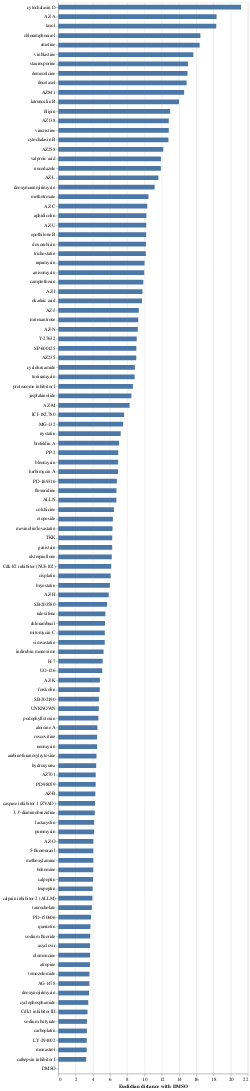

Notebook cell for this chart:
### Code cell
#let's now plot the euclidian distance of each compound with DMSO

# sns.barplot(df_mean.sort_values('euclidian_distance').compound, df_mean.sort_values('euclidian_distance').euclidian_distance)

bar = alt.Chart(df_mean).mark_bar(size = 10).encode(
    x = alt.X('euclidian_distance:Q',
             axis = alt.Axis(
             title = 'Euclidian distance with DMSO'), scale=alt.Scale(padding=0)),
    y = alt.Y('compound:N',
             axis = alt.Axis(title = ''), sort='-x', scale=alt.Scale(padding=0)))

bar

### Figure 1 — Vega-Lite specification as saved in the notebook (floating-point values rounded to 4 significant figures; data arrays with more than 128 entries replaced by an {"elided": "..."} marker saying what was removed)
{"config": {"view": {"continuousWidth": 400, "continuousHeight": 300}}, "data": {"name": "data-0c2031ecc13986eb6b2a6d28fbafe25b"}, "mark": {"type": "bar", "size": 10}, "encoding": {"x": {"type": "quantitative", "axis": {"title": "Euclidian distance with DMSO"}, "field": "euclidian_distance", "scale": {"padding": 0}}, "y": {"type": "nominal", "axis": {"title": ""}, "field": "compound", "scale": {"padding": 0}, "sort": "-x"}}, "$schema": "https://vega.github.io/schema/vega-lite/v4.8.1.json", "datasets": {"data-0c2031ecc13986eb6b2a6d28fbafe25b": [{"compound": "3,3'-diaminobenzidine", "mean_vector": {"elided": "256 float values"}, "euclidian_distance": 4.233}, {"compound": "5-fluorouracil", "mean_vector": {"elided": "256 float values"}, "euclidian_distance": 4.063}, {"compound": "AG-1478", "mean_vector": {"elided": "256 float values"}, "euclidian_distance": 3.611}, {"compound": "ALLN", "mean_vector": {"elided": "256 float values"}, "euclidian_distance": 6.74}, {"compound": "AZ-A", "mean_vector": {"elided": "256 float values"}, "euclidian_distance": 18.36}, {"compound": "AZ-B", "mean_vector": {"elided": "256 float values"}, "euclidian_distance": 4.297}, {"compound": "AZ-C", "mean_vector": {"elided": "256 float values"}, "euclidian_distance": 10.32}, {"compound": "AZ-H", "mean_vector": {"elided": "256 float values"}, "euclidian_distance": 5.851}, {"compound": "AZ-I", "mean_vector": {"elided": "256 float values"}, "euclidian_distance": 9.769}, {"compound": "AZ-J", "mean_vector": {"elided": "256 float values"}, "euclidian_distance": 9.339}, {"compound": "AZ-K", "mean_vector": {"elided": "256 float values"}, "euclidian_distance": 4.829}, {"compound": "AZ-L", "mean_vector": {"elided": "256 float values"}, "euclidian_distance": 11.62}, {"compound": "AZ-M", "mean_vector": {"elided": "256 float values"}, "euclidian_distance": 8.27}, {"compound": "AZ-N", "mean_vector": {"elided": "256 float values"}, "euclidian_distance": 9.227}, {"compound": "AZ-O", "mean_vector": {"elided": "256 float values"}, "euclidian_distance": 4.067}, {"compound": "AZ-U", "mean_vector": {"elided": "256 float values"}, "euclidian_distance": 10.2}, {"compound": "AZ138", "mean_vector": {"elided": "256 float values"}, "euclidian_distance": 12.82}, {"compound": "AZ235", "mean_vector": {"elided": "256 float values"}, "euclidian_distance": 9.047}, {"compound": "AZ258", "mean_vector": {"elided": "256 float values"}, "euclidian_distance": 12.18}, {"compound": "AZ701", "mean_vector": {"elided": "256 float values"}, "euclidian_distance": 4.339}, {"compound": "AZ841", "mean_vector": {"elided": "256 float values"}, "euclidian_distance": 14.6}, {"compound": "Cdk1 inhibitor III", "mean_vector": {"elided": "256 float values"}, "euclidian_distance": 3.388}, {"compound": "Cdk1/2 inhibitor (NU6102)", "mean_vector": {"elided": "256 float values"}, "euclidian_distance": 6.143}, {"compound": "DMSO", "mean_vector": {"elided": "256 float values"}, "euclidian_distance": 0.0}, {"compound": "H-7", "mean_vector": {"elided": "256 float values"}, "euclidian_distance": 5.148}, {"compound": "ICI-182,780", "mean_vector": {"elided": "256 float values"}, "euclidian_distance": 7.64}, {"compound": "LY-294002", "mean_vector": {"elided": "256 float values"}, "euclidian_distance": 3.301}, {"compound": "MG-132", "mean_vector": {"elided": "256 float values"}, "euclidian_distance": 7.522}, {"compound": "PD-150606", "mean_vector": {"elided": "256 float values"}, "euclidian_distance": 3.801}, {"compound": "PD-169316", "mean_vector": {"elided": "256 float values"}, "euclidian_distance": 6.802}, {"compound": "PD-98059", "mean_vector": {"elided": "256 float values"}, "euclidian_distance": 4.338}, {"compound": "PP-2", "mean_vector": {"elided": "256 float values"}, "euclidian_distance": 6.957}, {"compound": "SB-202190", "mean_vector": {"elided": "256 float values"}, "euclidian_distance": 4.713}, {"compound": "SB-203580", "mean_vector": {"elided": "256 float values"}, "euclidian_distance": 5.65}, {"compound": "SP-600125", "mean_vector": {"elided": "256 float values"}, "euclidian_distance": 9.055}, {"compound": "TKK", "mean_vector": {"elided": "256 float values"}, "euclidian_distance": 6.26}, {"compound": "UNKNOWN", "mean_vector": {"elided": "256 float values"}, "euclidian_distance": 4.7}, {"compound": "UO-126", "mean_vector": {"elided": "256 float values"}, "euclidian_distance": 5.097}, {"compound": "Y-27632", "mean_vector": {"elided": "256 float values"}, "euclidian_distance": 9.098}, {"compound": "acyclovir", "mean_vector": {"elided": "256 float values"}, "euclidian_distance": 3.692}, {"compound": "aloisine A", "mean_vector": {"elided": "256 float values"}, "euclidian_distance": 4.536}, {"compound": "alsterpaullone", "mean_vector": {"elided": "256 float values"}, "euclidian_distance": 6.203}, {"compound": "anisomycin", "mean_vector": {"elided": "256 float values"}, "euclidian_distance": 9.971}, {"compound": "aphidicolin", "mean_vector": {"elided": "256 float values"}, "euclidian_distance": 10.22}, {"compound": "arabinofuranosylcytosine", "mean_vector": {"elided": "256 float values"}, "euclidian_distance": 4.432}, {"compound": "atropine", "mean_vector": {"elided": "256 float values"}, "euclidian_distance": 3.672}, {"compound": "bleomycin", "mean_vector": {"elided": "256 float values"}, "euclidian_distance": 6.946}, {"compound": "bohemine", "mean_vector": {"elided": "256 float values"}, "euclidian_distance": 4.055}, {"compound": "brefeldin A", "mean_vector": {"elided": "256 float values"}, "euclidian_distance": 7.055}, {"compound": "bryostatin", "mean_vector": {"elided": "256 float values"}, "euclidian_distance": 5.991}, {"compound": "calpain inhibitor 2 (ALLM)", "mean_vector": {"elided": "256 float values"}, "euclidian_distance": 3.959}, {"compound": "calpeptin", "mean_vector": {"elided": "256 float values"}, "euclidian_distance": 4.031}, {"compound": "camptothecin", "mean_vector": {"elided": "256 float values"}, "euclidian_distance": 9.863}, {"compound": "carboplatin", "mean_vector": {"elided": "256 float values"}, "euclidian_distance": 3.317}, {"compound": "caspase inhibitor 1 (ZVAD)", "mean_vector": {"elided": "256 float values"}, "euclidian_distance": 4.256}, {"compound": "cathepsin inhibitor I", "mean_vector": {"elided": "256 float values"}, "euclidian_distance": 3.238}, {"compound": "chlorambucil", "mean_vector": {"elided": "256 float values"}, "euclidian_distance": 5.421}, {"compound": "chloramphenicol", "mean_vector": {"elided": "256 float values"}, "euclidian_distance": 16.49}, {"compound": "cisplatin", "mean_vector": {"elided": "256 float values"}, "euclidian_distance": 6.077}, {"compound": "colchicine", "mean_vector": {"elided": "256 float values"}, "euclidian_distance": 6.456}, {"compound": "cyclohexamide", "mean_vector": {"elided": "256 float values"}, "euclidian_distance": 8.885}, {"compound": "cyclophosphamide", "mean_vector": {"elided": "256 float values"}, "euclidian_distance": 3.479}, {"compound": "cytochalasin B", "mean_vector": {"elided": "256 float values"}, "euclidian_distance": 12.78}, {"compound": "cytochalasin D", "mean_vector": {"elided": "256 float values"}, "euclidian_distance": 21.21}, {"compound": "demecolcine", "mean_vector": {"elided": "256 float values"}, "euclidian_distance": 14.99}, {"compound": "deoxymannojirimycin", "mean_vector": {"elided": "256 float values"}, "euclidian_distance": 11.18}, {"compound": "deoxynojirimycin", "mean_vector": {"elided": "256 float values"}, "euclidian_distance": 3.568}, {"compound": "docetaxel", "mean_vector": {"elided": "256 float values"}, "euclidian_distance": 14.89}, {"compound": "doxorubicin", "mean_vector": {"elided": "256 float values"}, "euclidian_distance": 10.17}, {"compound": "emetine", "mean_vector": {"elided": "256 float values"}, "euclidian_distance": 16.4}, {"compound": "epothilone B", "mean_vector": {"elided": "256 float values"}, "euclidian_distance": 10.2}, {"compound": "etoposide", "mean_vector": {"elided": "256 float values"}, "euclidian_distance": 6.334}, {"compound": "filipin", "mean_vector": {"elided": "256 float values"}, "euclidian_distance": 12.98}, {"compound": "floxuridine", "mean_vector": {"elided": "256 float values"}, "euclidian_distance": 6.747}, {"compound": "forskolin", "mean_vector": {"elided": "256 float values"}, "euclidian_distance": 4.815}, {"compound": "genistein", "mean_vector": {"elided": "256 float values"}, "euclidian_distance": 6.256}, {"compound": "herbimycin A", "mean_vector": {"elided": "256 float values"}, "euclidian_distance": 6.935}, {"compound": "hydroxyurea", "mean_vector": {"elided": "256 float values"}, "euclidian_distance": 4.399}, {"compound": "indirubin monoxime", "mean_vector": {"elided": "256 float values"}, "euclidian_distance": 5.253}, {"compound": "jasplakinolide", "mean_vector": {"elided": "256 float values"}, "euclidian_distance": 8.486}, {"compound": "lactacystin", "mean_vector": {"elided": "256 float values"}, "euclidian_distance": 4.167}, {"compound": "latrunculin B", "mean_vector": {"elided": "256 float values"}, "euclidian_distance": 14.01}, {"compound": "leupeptin", "mean_vector": {"elided": "256 float values"}, "euclidian_distance": 3.986}, {"compound": "methotrexate", "mean_vector": {"elided": "256 float values"}, "euclidian_distance": 10.46}, {"compound": "methoxylamine", "mean_vector": {"elided": "256 float values"}, "euclidian_distance": 4.062}, {"compound": "mevinolin/lovastatin", "mean_vector": {"elided": "256 float values"}, "euclidian_distance": 6.29}, {"compound": "mitomycin C", "mean_vector": {"elided": "256 float values"}, "euclidian_distance": 5.395}, {"compound": "mitoxantrone", "mean_vector": {"elided": "256 float values"}, "euclidian_distance": 9.282}, {"compound": "monastrol", "mean_vector": {"elided": "256 float values"}, "euclidian_distance": 3.297}, {"compound": "neomycin", "mean_vector": {"elided": "256 float values"}, "euclidian_distance": 4.5}, {"compound": "nocodazole", "mean_vector": {"elided": "256 float values"}, "euclidian_distance": 11.9}, {"compound": "nystatin", "mean_vector": {"elided": "256 float values"}, "euclidian_distance": 7.242}, {"compound": "okadaic acid", "mean_vector": {"elided": "256 float values"}, "euclidian_distance": 9.717}, {"compound": "olomoucine", "mean_vector": {"elided": "256 float values"}, "euclidian_distance": 3.689}, {"compound": "podophyllotoxin", "mean_vector": {"elided": "256 float values"}, "euclidian_distance": 4.651}, {"compound": "proteasome inhibitor I", "mean_vector": {"elided": "256 float values"}, "euclidian_distance": 8.658}, {"compound": "puromycin", "mean_vector": {"elided": "256 float values"}, "euclidian_distance": 4.163}, {"compound": "quercetin", "mean_vector": {"elided": "256 float values"}, "euclidian_distance": 3.73}, {"compound": "raloxifene", "mean_vector": {"elided": "256 float values"}, "euclidian_distance": 5.463}, {"compound": "rapamycin", "mean_vector": {"elided": "256 float values"}, "euclidian_distance": 10.0}, {"compound": "roscovitine", "mean_vector": {"elided": "256 float values"}, "euclidian_distance": 4.503}, {"compound": "simvastatin", "mean_vector": {"elided": "256 float values"}, "euclidian_distance": 5.39}, {"compound": "sodium butyrate", "mean_vector": {"elided": "256 float values"}, "euclidian_distance": 3.327}, {"compound": "sodium fluoride", "mean_vector": {"elided": "256 float values"}, "euclidian_distance": 3.707}, {"compound": "staurosporine", "mean_vector": {"elided": "256 float values"}, "euclidian_distance": 15.05}, {"compound": "taurocholate", "mean_vector": {"elided": "256 float values"}, "euclidian_distance": 3.904}, {"compound": "taxol", "mean_vector": {"elided": "256 float values"}, "euclidian_distance": 18.33}, {"compound": "temozolomide", "mean_vector": {"elided": "256 float values"}, "euclidian_distance": 3.617}, {"compound": "trichostatin", "mean_vector": {"elided": "256 float values"}, "euclidian_distance": 10.16}, {"compound": "tunicamycin", "mean_vector": {"elided": "256 float values"}, "euclidian_distance": 8.859}, {"compound": "valproic acid", "mean_vector": {"elided": "256 float values"}, "euclidian_distance": 11.91}, {"compound": "vinblastine", "mean_vector": {"elided": "256 float values"}, "euclidian_distance": 15.67}, {"compound": "vincristine", "mean_vector": {"elided": "256 float values"}, "euclidian_distance": 12.82}]}}
